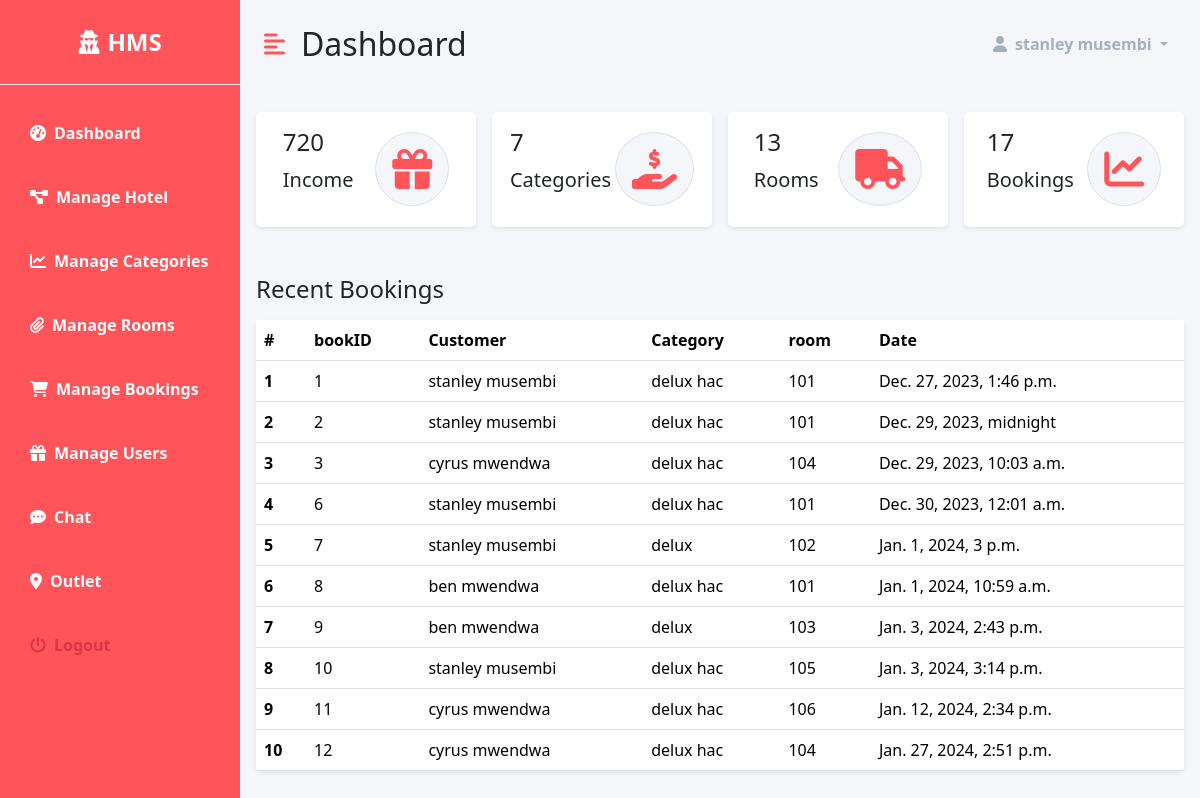
Page /dashboard/ (signed in) on the earlier database version.
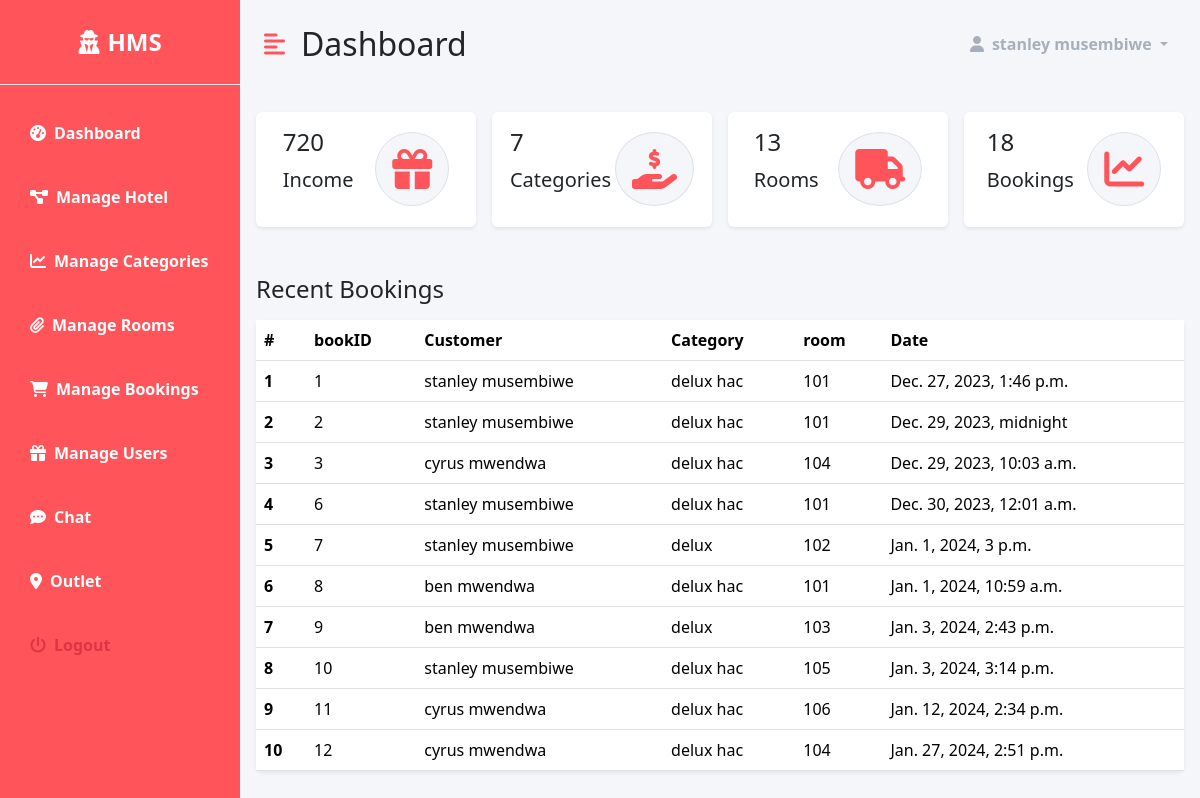
Same page on the later database version.
### accounts/models.py (models this page shows, shortened)
class CustomUser(AbstractUser):
    email = models.EmailField(unique=True)
    gender = models.CharField(max_length=1, blank=True, null=True)
    address = models.CharField(max_length=255, blank=True, null=True)
    image = models.ImageField(upload_to="user_images", blank=True, null=True)
    username = None
    objects = CustomUserManager()
    USERNAME_FIELD = 'email'
    REQUIRED_FIELDS = []

### hotel/models.py (models this page shows, shortened)
class Booking(models.Model):
    room = models.ForeignKey('Room' , on_delete=models.CASCADE)
    user = models.ForeignKey('accounts.CustomUser' , on_delete=models.CASCADE)
    persons = models.IntegerField()
    check_in = models.DateTimeField()
    check_out = models.DateTimeField()
    STATUS_CHOICES = (
        ('active' , 'active') ,
        ('cancelled' , 'cancelled') ,
        ('checked out' , 'checked out')
    )
    status = models.CharField(max_length=255 , choices=STATUS_CHOICES , default='active')
    added_on = models.DateTimeField(auto_now_add=True)
    updated_on = models.DateTimeField(auto_now=True)

class Room(models.Model):
    name  = models.CharField(max_length=255 , unique=True)
    category = models.ForeignKey('RoomCategory' , on_delete=models.CASCADE)
    STATUS_CHOICES = (
        ('available' , 'available' ) ,
        ('booked' , 'booked'),
        ('not available' , 'not available')
    )
    status = models.CharField(max_length=255 , choices=STATUS_CHOICES)
    added_on = models.DateTimeField(auto_now_add=True)
    updated_on = models.DateTimeField(auto_now=True)
    def __str__(self):
        return self.name

class RoomCategory(models.Model):
    name = models.CharField(max_length=255)
    description = models.TextField()
    capacity = models.IntegerField()
    beds = models.IntegerField()
    rooms = models.IntegerField()
    cost = models.DecimalField(max_digits=10, decimal_places=2)
    added_on = models.DateTimeField(auto_now_add=True)
    image = models.ImageField(upload_to="room_category_images")
    def __str__(self):
        return self.name

### dashboard/views.py (the view)
# urls.py: path('' , views.index , name='dashboard-index'),
@login_required(login_url='accounts:login')
@staff_member_required(login_url='accounts:login')
def index(request):
    number_of_rooms = Room.objects.count()
    number_of_categories = RoomCategory.objects.count()
    number_of_customers = CustomUser.objects.filter(is_staff=False).count()
    number_of_staff = CustomUser.objects.filter(is_staff=True).count()
    number_of_bookings = Booking.objects.count()
    number_of_bookings_today = Booking.objects.filter(check_in=timezone.now()).count()
    number_of_bookings_this_month = Booking.objects.filter(check_in__month=timezone.now().month).count()
    number_of_bookings_this_year = Booking.objects.filter(check_in__year=timezone.now().year).count()
    bookings = Booking.objects.all()[0:10]
    context = {
        'num_of_rooms': number_of_rooms,
        'num_of_categories': number_of_categories,
        'num_of_customers': number_of_customers,
        'num_of_staff': number_of_staff,
        'num_of_bookings': number_of_bookings,
        'number_of_bookings_today': number_of_bookings_today,
        'number_of_bookings_this_month': number_of_bookings_this_month,
        'number_of_bookings_this_year': number_of_bookings_this_year,
        'bookings': bookings,
    }
    return render(request, 'dashboard/home.html' ,  context)

### templates/dashboard/home.html (shortened to what this page needs)
 {% extends 'dashboard/base.html' %}
{% load static %}
{% block content %}
                <div class="row g-3 my-2">
                    <div class="col-md-3">
                        <div class="p-3 bg-white shadow-sm d-flex justify-content-around align-items-center rounded">
                            <div>
                                <h3 class="fs-4">720</h3>
                                <p class="fs-5">Income</p>
                            </div>
                            <i class="fas fa-gift fs-1 primary-text border rounded-full secondary-bg p-3"></i>
                        </div>
                    </div>
                    <div class="col-md-3">
                        <div class="p-3 bg-white shadow-sm d-flex justify-content-around align-items-center rounded">
                            <div>
                                <h3 class="fs-4">{{ num_of_categories }}</h3>
                                <p class="fs-5">Categories</p>
                            </div>
                            <i
                                class="fas fa-hand-holding-usd fs-1 primary-text border rounded-full secondary-bg p-3"></i>
                        </div>
                    </div>
                    <div class="col-md-3">
                        <div class="p-3 bg-white shadow-sm d-flex justify-content-around align-items-center rounded">
                            <div>
                                <h3 class="fs-4">{{  num_of_rooms }}</h3>
                                <p class="fs-5">Rooms</p>
                            </div>
                            <i class="fas fa-truck fs-1 primary-text border rounded-full secondary-bg p-3"></i>
                        </div>
                    </div>
                    <div class="col-md-3">
                        <div class="p-3 bg-white shadow-sm d-flex justify-content-around align-items-center rounded">
                            <div>
                                <h3 class="fs-4">{{ num_of_bookings }}</h3>
                                <p class="fs-5">Bookings</p>
                            </div>
                            <i class="fas fa-chart-line fs-1 primary-text border rounded-full secondary-bg p-3"></i>
                        </div>
                    </div>
                </div>
                <div class="row my-5">
                    <h3 class="fs-4 mb-3">Recent Bookings</h3>
                    <div class="col">
                        <table class="table bg-white rounded shadow-sm  table-hover">
                            <thead>
                                <tr>
                                    <th scope="col" width="50">#</th>
                                    <th scope="col">bookID</th>
                                    <th scope="col">Customer</th>
                                    <th scope="col">Category</th>
                                    <th scope="col">room</th>
                                    <th scope="col">Date</th>
                                </tr>
                            </thead>
                            <tbody>
                                {% for booking in bookings %}
                                <tr>
                                    <th scope="row">{{ forloop.counter }}</th>
                                    <td>{{ booking.id }}</td>
                                    <td>{{ booking.user.get_full_name }}</td>
                                    <td>{{ booking.room.category }}</td>
                                    <td>{{ booking.room }}</td>
                                    <td>{{ booking.check_in}}</td>
                                </tr>
                                {% endfor %}
                        </tbody>
                        </table>
                    </div>
                </div>
{% endblock %}

### templates/dashboard/base.html (shortened to what this page needs)
{% load  static %}
<!DOCTYPE html>
<html lang="en">
<head>
      <link href="https://cdn.jsdelivr.net/npm/bootstrap@5.3.2/dist/css/bootstrap.min.css"
            rel="stylesheet"
>
    <link rel="stylesheet" href="https://cdnjs.cloudflare.com/ajax/libs/font-awesome/6.5.1/css/all.min.css"
 />
    <link rel="stylesheet" type="text/css" href="https://cdn.datatables.net/1.11.5/css/jquery.dataTables.css">
    <link rel="stylesheet" href="{%  static 'dashboard/style.css' %}">
</head>
<body>
      <div class="d-flex" id="wrapper">
        <div class="primary-bg" id="sidebar-wrapper">
            <div class="sidebar-heading text-center py-4  text-white fs-4 fw-bold text-uppercase border-bottom"><i
                    class="fas fa-user-secret me-2"></i>HMS</div>
            <div class="list-group list-group-flush my-3">
                <a href="{% url 'dashboard:dashboard-index' %}" class="list-group-item list-group-item-action bg-transparent text-white active"><i
                        class="fas fa-tachometer-alt me-2"></i>Dashboard</a>
                <a href="{% url 'dashboard:manage-hotel' %}" class="list-group-item list-group-item-action bg-transparent text-white fw-bold"><i
                        class="fas fa-project-diagram me-2"></i>Manage Hotel</a>
                <a href="{% url 'dashboard:manage-categories' %}" class="list-group-item list-group-item-action bg-transparent text-white fw-bold"><i
                        class="fas fa-chart-line me-2"></i>Manage Categories</a>
                <a href="{% url 'dashboard:manage-rooms' %}" class="list-group-item list-group-item-action bg-transparent text-white fw-bold"><i
                        class="fas fa-paperclip me-2"></i>Manage Rooms</a>
                <a href="{% url 'dashboard:manage-bookings' %}" class="list-group-item list-group-item-action bg-transparent text-white fw-bold"><i
                        class="fas fa-shopping-cart me-2"></i>Manage Bookings</a>
                <a href="{% url 'dashboard:manage-users' %}" class="list-group-item list-group-item-action bg-transparent text-white fw-bold"><i
                        class="fas fa-gift me-2"></i>Manage Users</a>
                <a href="#" class="list-group-item list-group-item-action bg-transparent text-white fw-bold"><i
                        class="fas fa-comment-dots me-2"></i>Chat</a>
                <a href="#" class="list-group-item list-group-item-action bg-transparent text-white fw-bold"><i
                        class="fas fa-map-marker-alt me-2"></i>Outlet</a>
                <a href="#" class="list-group-item list-group-item-action bg-transparent text-danger fw-bold"><i
                        class="fas fa-power-off me-2"></i>Logout</a>
            </div>
        </div>
        <div id="page-content-wrapper">
            <nav class="navbar navbar-expand-lg navbar-light bg-transparent py-4 px-4">
                <div class="d-flex align-items-center">
                    <i class="fas fa-align-left primary-text fs-4 me-3" id="menu-toggle"></i>
                    <h2 class="fs-2 m-0">Dashboard</h2>
                </div>
                <div class="collapse navbar-collapse" id="navbarSupportedContent">
                    <ul class="navbar-nav ms-auto mb-2 mb-lg-0">
                        <li class="nav-item dropdown">
                            <a class="nav-link dropdown-toggle second-text fw-bold" href="#" id="navbarDropdown"
                                role="button" data-bs-toggle="dropdown" aria-expanded="false">
                                <i class="fas fa-user me-2"></i>{{user.get_full_name}}
                            </a>
                        </li>
                    </ul>
                </div>
            </nav>
            <div class="container-fluid px-3">
                {% block content %}
                 {% endblock content %}
            </div>
        </div>
    </div>
</body>
</html>

Differences in the rows shown:
changed CustomUser: get_full_name "stanley musembi" → "stanley musembiwe"
changed through a linked row, Booking "Dec. 27, 2023, 1:46 p.m.": user.get_full_name "stanley musembi" → "stanley musembiwe"
changed through a linked row, Booking "Dec. 29, 2023, midnight": user.get_full_name "stanley musembi" → "stanley musembiwe"
changed through a linked row, Booking "Dec. 30, 2023, 12:01 a.m.": user.get_full_name "stanley musembi" → "stanley musembiwe"
changed through a linked row, Booking "Jan. 1, 2024, 3 p.m.": user.get_full_name "stanley musembi" → "stanley musembiwe"
changed through a linked row, Booking "Jan. 3, 2024, 3:14 p.m.": user.get_full_name "stanley musembi" → "stanley musembiwe"
Other differences:
{{ num_of_bookings }}: "17" → "18"
